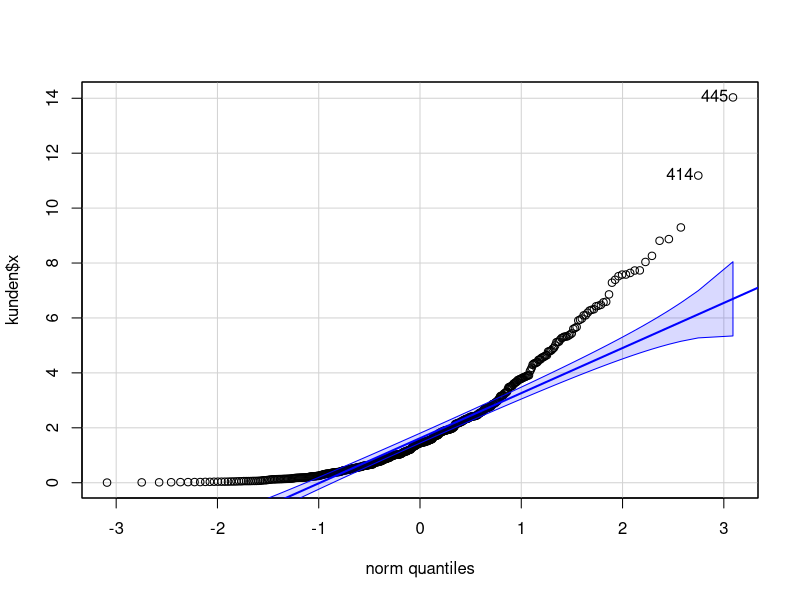
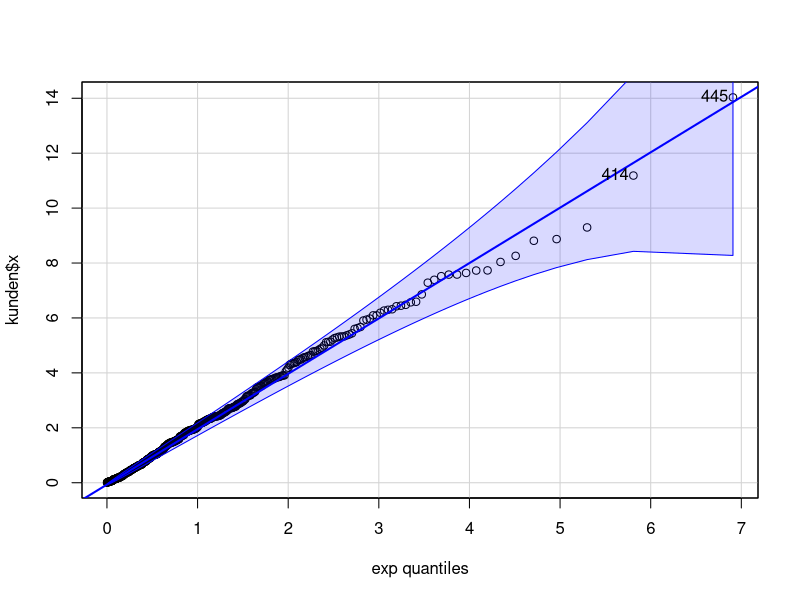
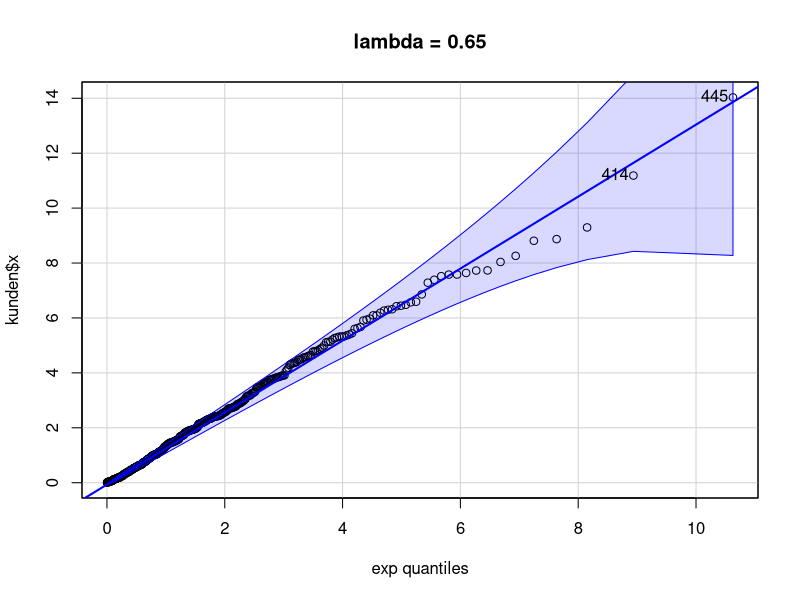
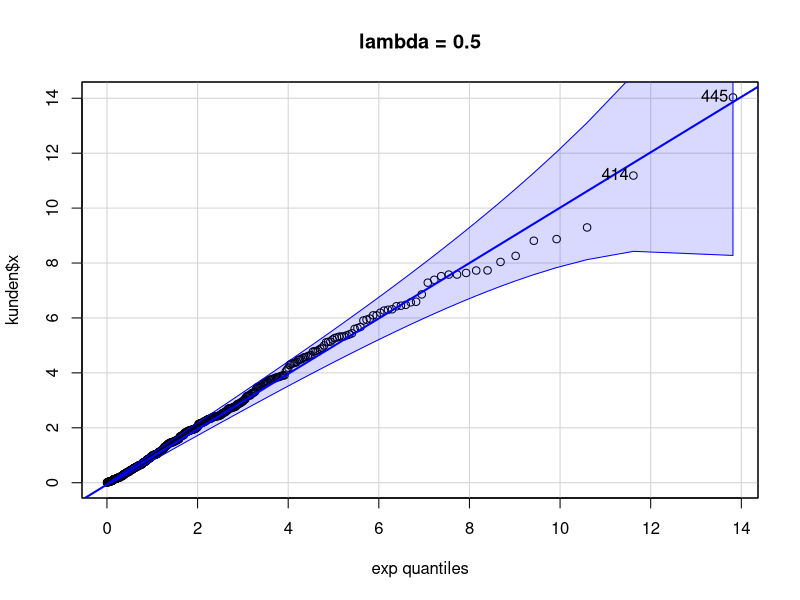
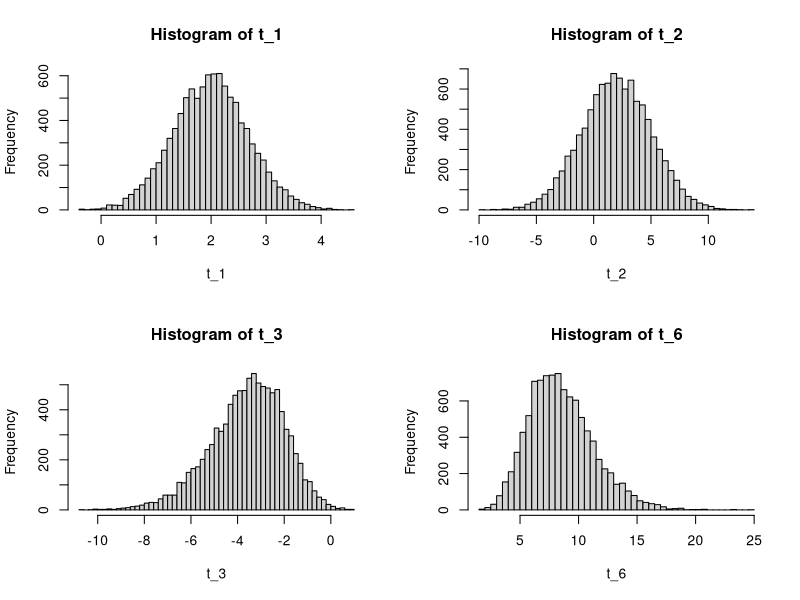
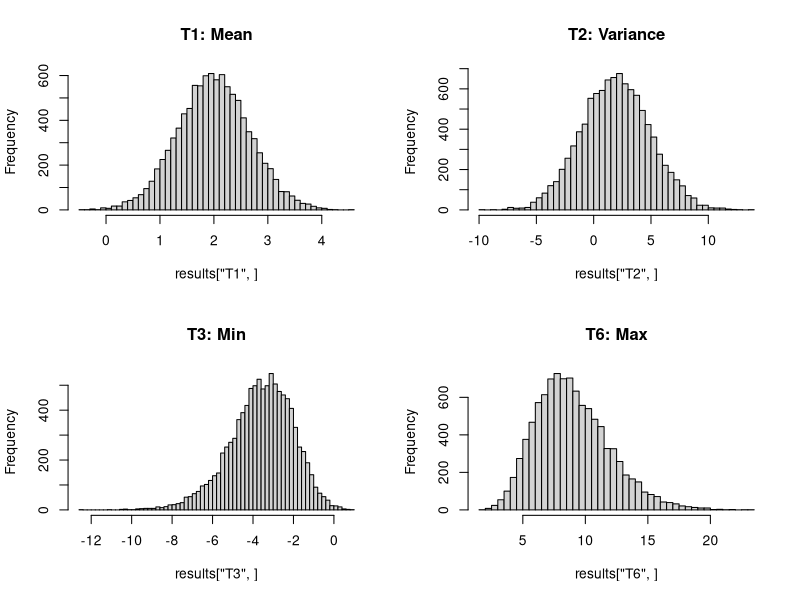

These figures' R source, in order:
# Aufgabe 1
## A


## B

# Aufgabe 2
# install.packages(pkgs = "car", dependencies = TRUE)

## A
kunden <- read.csv(file = "semester-5/gstat/sw-02/kunden.csv")
quantile(kunden$x, probs = c(0.05, 0.25, 0.5, 0.7, 0.9, 0.975), na.rm = FALSE)

## B
library(car)
qqPlot(x = kunden$x)
qqPlot(x = kunden$x, distribution = "exp")

# eher exponentiell verteilt

## C
qqPlot(x = kunden$x, distribution = "exp", rate = 0.65, main = "lambda = 0.65")
qqPlot(x = kunden$x, distribution = "exp", rate = 0.5, main = "lambda = 0.5")

# Für lambda = 0.5 hat die Gerade eine steigung näher an 1

# Aufgabe 3
# ?

# Aufgabe 4
t_1 <- c()
t_2 <- c()
t_3 <- c()
t_6 <- c()

t_6_func <- function(x) {
  return(1/length(x) * sum((x - mean(x))^2))
}

for (i in 1:10000) {
  t_1[i] <- mean(rnorm(20, mean = 2, sd = 3))
  t_2[i] <- rnorm(20, mean = 2, sd = 3)[1]
  t_3[i] <- min(rnorm(20, mean = 2, sd = 3))
  t_6[i] <- t_6_func(rnorm(20, mean = 2, sd = 3))
}
par(mfrow = c(2, 2)) # 2x2 layout
hist(t_1, breaks = 50)
hist(t_2, breaks = 50)
hist(t_3, breaks = 50)
hist(t_6, breaks = 50)

# Oder anders
statistics <- function(x) {
  return(c(T1 = mean(x), T2 = x[1], T3 = min(x), T6 = var(x)))
}
results <- replicate(10000, statistics(rnorm(20, mean = 2, sd = 3)))
par(mfrow = c(2, 2)) # 2x2 layout
hist(results["T1", ], breaks = 50, main = "T1: Mean")
hist(results["T2", ], breaks = 50, main = "T2: Variance")
hist(results["T3", ], breaks = 50, main = "T3: Min")
hist(results["T6", ], breaks = 50, main = "T6: Max")